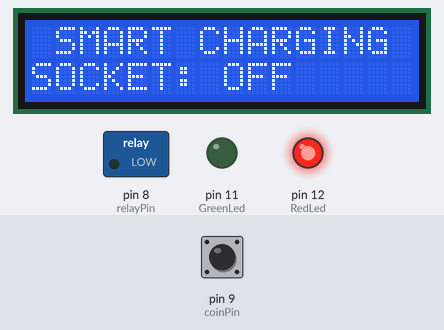
Bench run of a sketch on a simulated Arduino Uno, built with avr-gcc and run on an emulated ATmega328P. Parts: 16×2 character LCD, switched loads named in the sketch (green lamp = pin HIGH), output pins drawn as LEDs (lit = HIGH). Inputs (shaded band) come from the test bench; at power-on: pin 9 (coinPin) HIGH. The local clock reads 2024-03-15 10:24:30 at power-on unless the sketch sets it; what the sketch prints to the serial monitor is not drawn.

Above: at 3.2 s.
3.3 s: pin 9 (coinPin) pulled LOW for 0.15 s
At 5.9 s:
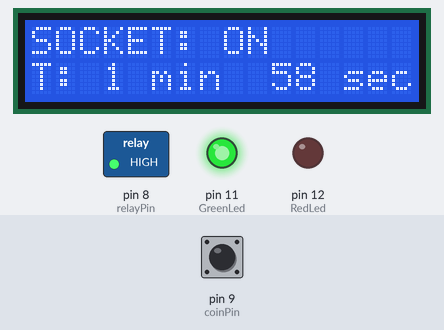
6.4 s: pin 9 (coinPin) pulled LOW for 1 s
At 8.3 s:
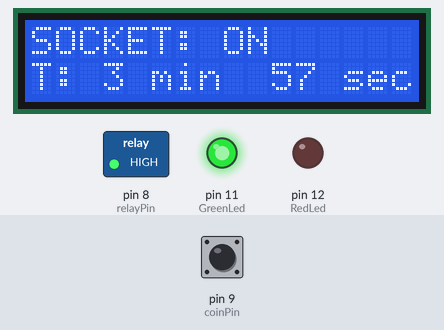
10.0 s: pin 9 (coinPin) pulled LOW for 0.15 s
At 12.9 s:
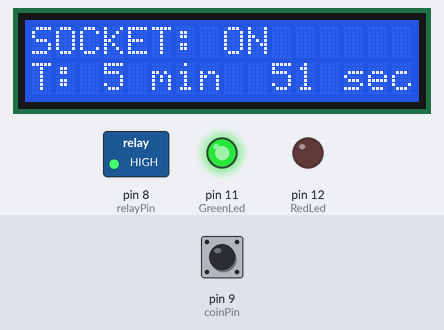
13.0 s: pin 9 (coinPin) pulled LOW for 1 s
At 14.9 s:
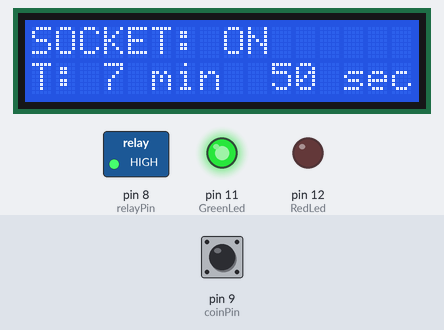
16.6 s: pin 9 (coinPin) pulsed LOW 2 times (0.12 s each, 0.3 s apart)
At 19.5 s:
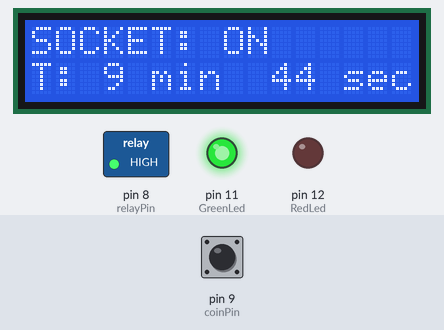
19.6 s: pin 9 (coinPin) pulled LOW for 1 s
At 21.3 s:
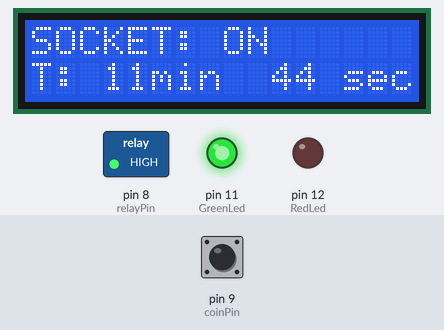
Timing chart, 0 to 22.8 s (numbered marks = the images above; inputs shaded):
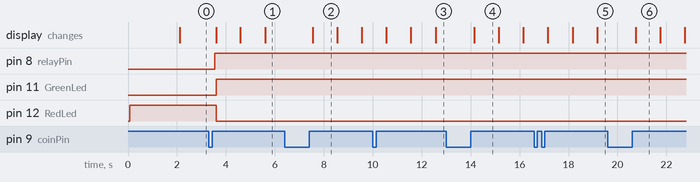

The sketch:

CoinAcceptorFinalCode.ino
```cpp
#include <Wire.h>
#include <RTClib.h>
#include <LiquidCrystal_I2C.h>

int RedLed = 12;
int GreenLed = 11;

RTC_DS3231 rtc;

const int coinPin = 9;  // Digital pin to which the coin acceptor is connected
unsigned long lastPulseTime = 0;
unsigned long pulseWidth = 0;
unsigned long pulseSequenceStartTime = 0;
//const unsigned long coin1PulseDuration = 600;   // Pulse duration for Coin 1 (in ms)
const unsigned long coin1PulseDurations[] = {600, 599, 601};
unsigned long coin1PulseDuration = 0;
const unsigned long coin2PulseDuration = 1000;  // Pulse duration for Coin 2 (in ms)
bool coin1Detected = false;                     // Flag to track Coin 1 detection
unsigned long coin1DetectionTime = 0;           // Time of the last Coin 1 detection

const int relayPin = 8;  // Digital pin to which the relay module is connected

bool relayActive = false;
unsigned long relayStartTime = 0;  // To store the relay start time
unsigned long relayDuration = 0;   // To store the relay duration

unsigned long previousMillis = 0;     // Stores the last time the action was performed
const unsigned long interval = 1000;  // 1 second in milliseconds

LiquidCrystal_I2C lcd(0x3F, 16, 2);

void setup() {
  Serial.begin(9600);
  pinMode(RedLed, OUTPUT);
  pinMode(GreenLed, OUTPUT);
  pinMode(coinPin, INPUT_PULLUP);
  pinMode(relayPin, OUTPUT);

  if (!rtc.begin()) {
    Serial.println("Couldn't find RTC");
    while (1)
      ;
  }

  if (rtc.lostPower()) {
    Serial.println("RTC lost power, let's set the time!");
    rtc.adjust(DateTime(F(__DATE__), F(__TIME__)));
  }

  lcd.init();
  lcd.backlight();

  digitalWrite(RedLed, HIGH);
  digitalWrite(GreenLed, LOW);
  digitalWrite(relayPin, LOW);

  lcd.clear();
  lcd.setCursor(5, 0);
  lcd.print("SYSTEM");
  lcd.setCursor(1, 1);
  lcd.print("INITIALIZATION");
  delay(2000);
}
void loop() {
  LedIndicator();
  int coinState = digitalRead(coinPin);
  unsigned long currentTime = millis();
  DateTime now = rtc.now();

  // Check for a falling edge (coin insertion)
  if (coinState == LOW && currentTime - lastPulseTime > 50) {
    pulseWidth = 0;
    pulseSequenceStartTime = currentTime;

    // Measure the pulse width
    while (coinState == LOW) {
      currentTime = millis();
      coinState = digitalRead(coinPin);
    }
    pulseWidth = currentTime - lastPulseTime;
    Serial.println(pulseWidth);
    // Wait for 100 milliseconds to see if additional pulses are generated
    delay(100);

    // Check for additional pulses within the 100 ms window
    coinState = digitalRead(coinPin);
    while (coinState == LOW && (millis() - pulseSequenceStartTime) <= 100) {
      coinState = digitalRead(coinPin);
    }
    for (int i = 0; i < sizeof(coin1PulseDurations) / sizeof(coin1PulseDurations[0]); i++) {
      if (pulseWidth >= coin1PulseDurations[i] - 1 && pulseWidth <= coin1PulseDurations[i] + 1) {
        coin1PulseDuration = coin1PulseDurations[i];
        break;  // Exit the loop once a valid value is found
      }
    }
    // Distinguish between coins based on pulse width and additional pulses
    if (pulseWidth <= coin1PulseDuration && coinState == LOW && !coin1Detected) {
      Serial.println("Coin 1 Detected");
      if (!relayActive) {
        relayDuration = 60;                  // 1 minute in seconds
        relayStartTime = now.secondstime();  // Store the current time as relay start time
        digitalWrite(relayPin, HIGH);        // Turn on the relay
        relayActive = true;
      } else {
        addTimeToRelay(60);  // Add 1 minute to the remaining time
      }
      coin1Detected = true;           // Set the flag to true to indicate Coin 1 detection
      coin1DetectionTime = millis();  // Record the time of Coin 1 detection
      // Perform your task here
    } else if (pulseWidth >= coin2PulseDuration && coinState == HIGH) {
      Serial.println("Coin 2 Detected");
      if (!relayActive) {
        relayDuration = 120;                 // 2 minutes in seconds
        relayStartTime = now.secondstime();  // Store the current time as relay start time
        digitalWrite(relayPin, HIGH);        // Turn on the relay
        relayActive = true;
      } else {
        addTimeToRelay(120);  // Add 2 minutes to the remaining time
      }
      // Perform your task for Coin 2 here
    } else {
      Serial.println("Unknown coin");
    }

    lastPulseTime = currentTime;
  }

  // Reset Coin 1 detection flag after one second
  if (coin1Detected && (millis() - coin1DetectionTime) >= 1000) {
    coin1Detected = false;
  }

  // Add a small delay to avoid false detections
  delay(10);

  // Check if it's time to turn off the relay based on RTC
  if (relayActive) {
    unsigned long elapsedTime = now.secondstime() - relayStartTime;

    if (elapsedTime >= relayDuration) {
      digitalWrite(relayPin, LOW);  // Turn off the relay
      relayActive = false;
      relayDuration = 0;
    } else {
      unsigned long timeRemaining = relayDuration - elapsedTime;
      unsigned long currentMillis = millis();
      if (currentMillis - previousMillis >= interval) {
        unsigned long minutes = timeRemaining / 60;
        unsigned long seconds = timeRemaining % 60;
        lcd.clear();
        lcd.setCursor(0, 0);
        lcd.print("SOCKET: ON");
        lcd.setCursor(0, 1);
        lcd.print("T: ");
        lcd.setCursor(3, 1);
        lcd.print(minutes);
        lcd.setCursor(5, 1);
        lcd.print("min");
        lcd.setCursor(10, 1);
        lcd.print(seconds);
        lcd.setCursor(13, 1);
        lcd.print("sec");
        Serial.print("Time Remaining: ");
        Serial.print(minutes);
        Serial.print(" min ");
        Serial.print(seconds);
        Serial.println(" sec");
        previousMillis = currentMillis;
      }
    }
  }


  // Add a small delay to avoid false detections
  delay(10);
}
void LedIndicator() {
  if (digitalRead(relayPin) == LOW) {
    digitalWrite(RedLed, HIGH);
    digitalWrite(GreenLed, LOW);
    lcd.clear();
    lcd.setCursor(1, 0);
    lcd.print("SMART CHARGING");
    lcd.setCursor(0, 1);
    lcd.print("SOCKET: OFF");
    delay(100);
  } else if (digitalRead(relayPin) == HIGH) {
    digitalWrite(GreenLed, HIGH);
    digitalWrite(RedLed, LOW);
  }
}
void addTimeToRelay(unsigned long additionalTime) {
  relayDuration += additionalTime;
}
```

Measured:
- after the input at 3.3 s, pin 8 (relayPin): LOW → HIGH after 0.25 s; pin 11 (GreenLed): LOW → HIGH after 0.30 s; pin 12 (RedLed): HIGH → LOW after 0.30 s; the display: first changes after 0.30 s (image 1 shows a later state)
- what the display in image 2 shows lasts 1.0 s, from 7.5 s to 8.5 s
